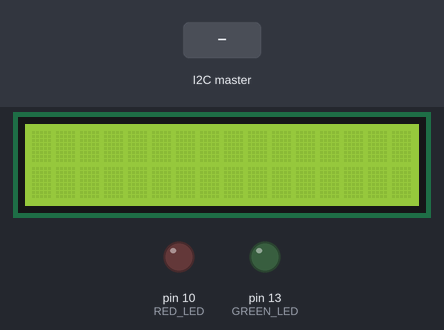
Simulated run of this sketch. Board: Arduino Uno, built with avr-gcc and run on an emulated ATmega328P. Shown: 16×2 character LCD, output pins drawn as LEDs (lit = HIGH). The inputs (shaded band) are chosen by the test bench.

Above: at 1.2 s.
1.3 s: the I2C master sends the byte 1
At 1.6 s:
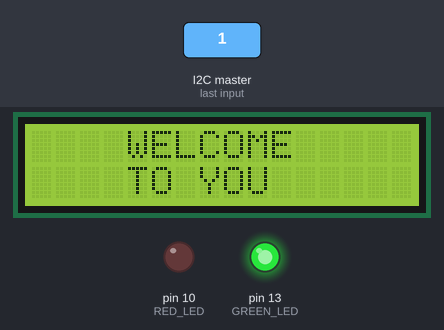
2.8 s: the I2C master sends the byte 0
At 4.0 s:
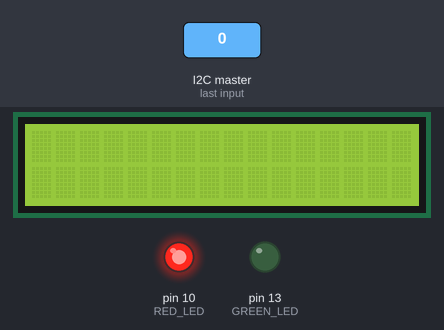
Timing chart, 0 to 5.8 s (numbered marks = the images above; inputs shaded):
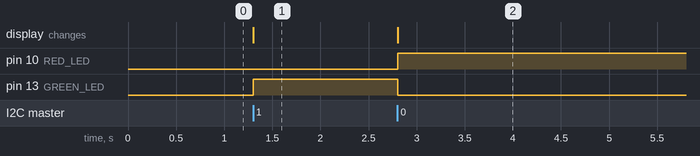

Measured:
- after the input at 1.3 s, pin 13 (GREEN_LED): LOW → HIGH at once; the display: changes at once (image 1)
- after the input at 2.8 s, pin 10 (RED_LED): LOW → HIGH at once; pin 13 (GREEN_LED): HIGH → LOW at once; the display: changes at once (image 2)

The sketch:

Arduino_Slave_LCD.ino
```cpp
#include <LiquidCrystal.h>
LiquidCrystal lcd(12,11,5,4,3,2);
#include <Wire.h> //fetching serial comunication of Arduino boards
int x=0;         //declare variable called x
int RED_LED=10;  // declare red LED pin
int GREEN_LED=13; // declare green LED pin

void setup()
{
  Wire.begin(1);  //set data transfer between 2 boards
  Wire.onReceive(receiveEvent); //begine data receiving between 2 boards
  lcd.begin (16,2);
  pinMode (RED_LED,OUTPUT);
  pinMode (GREEN_LED,OUTPUT);

}

void loop()
{
 delay(100);
}

void receiveEvent(int howMany){    //start receiving void
  x = Wire.read();          //read from transmitter board to x
  if (x==1){          //if x equals to 1 then...
  lcd.setCursor (4,0);      // set the LCD Cursor at colume 5 row 1
  lcd.print ("WELCOME");
  lcd.setCursor (4,1);
  lcd.print("TO YOU");
  digitalWrite(GREEN_LED,HIGH);
  digitalWrite(RED_LED,LOW);
  delay(2000);
  }
  else{
     lcd.clear();
    digitalWrite(GREEN_LED,LOW);
    digitalWrite(RED_LED,HIGH);
       delay(2000);
      }

}
```
